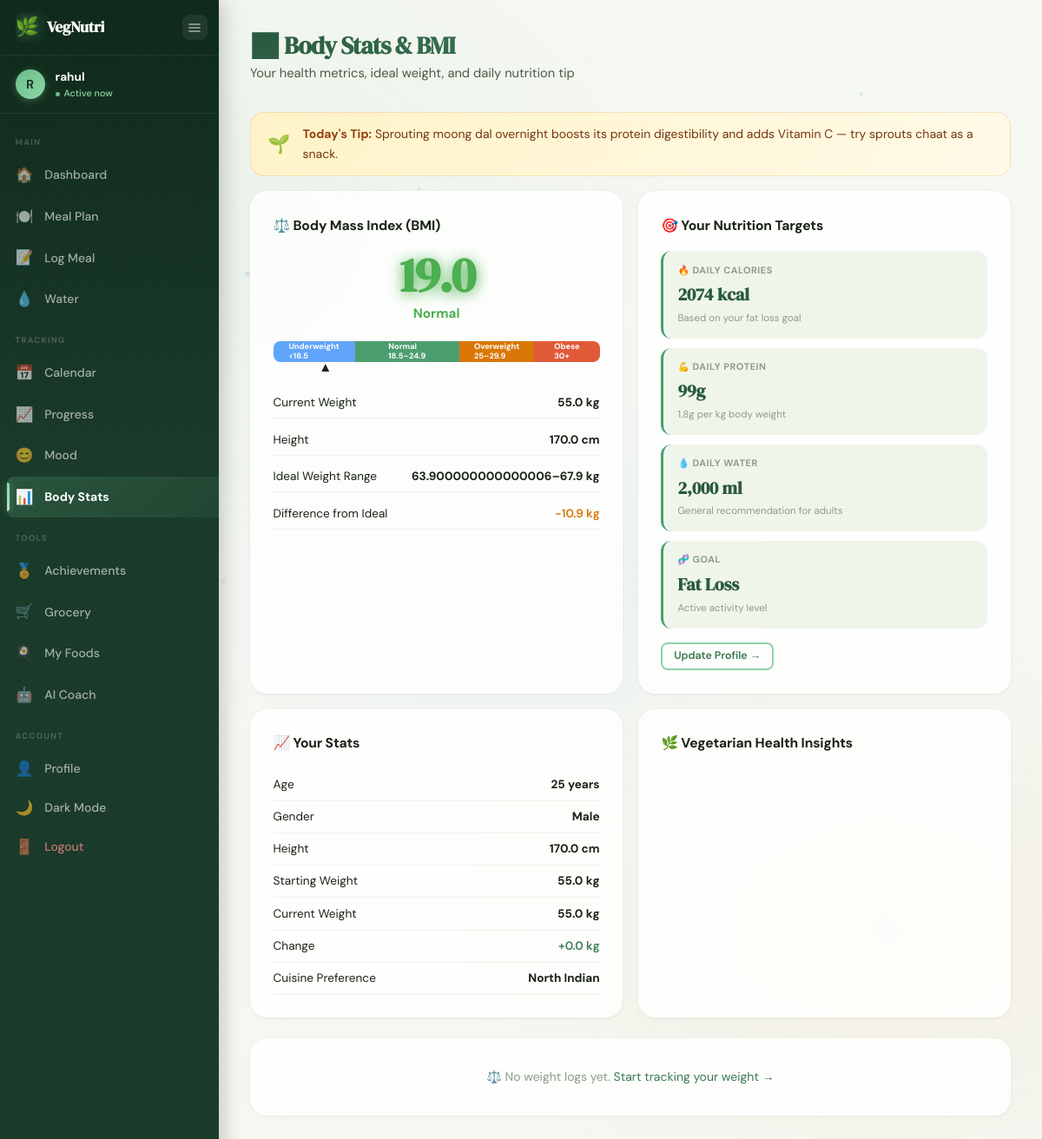
/stats (signed in), run on the app's committed database.
### tables this page shows
CREATE TABLE profiles (
        id INTEGER PRIMARY KEY AUTOINCREMENT, user_id INTEGER UNIQUE NOT NULL,
        age INTEGER, height REAL, weight REAL, gender TEXT,
        goal TEXT, activity_level TEXT, cuisine_preference TEXT,
        allergies TEXT, cooking_time INTEGER,
        daily_calories INTEGER, daily_protein INTEGER,
        FOREIGN KEY (user_id) REFERENCES users(id)
    );

### app.py (the view)
@app.route('/stats')
def body_stats():
    if 'user_id' not in session: return redirect(url_for('login'))
    conn = get_db()
    profile = conn.execute('SELECT * FROM profiles WHERE user_id=?',(session['user_id'],)).fetchone()
    if not profile:
        conn.close()
        flash('Complete your profile first.','warning')
        return redirect(url_for('setup_profile'))
    wt_logs = conn.execute('SELECT * FROM weight_logs WHERE user_id=? ORDER BY log_date DESC LIMIT 30',
                           (session['user_id'],)).fetchall()
    conn.close()
    current_weight = wt_logs[0]['weight'] if wt_logs else profile['weight']
    bmi_stats = calc_bmi_stats(profile['height'], current_weight, profile['age'], profile['gender'])
    tip = get_tip_of_day()
    return render_template('body_stats.html', profile=profile, bmi_stats=bmi_stats,
                           current_weight=current_weight, wt_logs=wt_logs, tip=tip)

### app.py (called while the page is built)
def get_db():
    conn = sqlite3.connect(DATABASE)
    conn.row_factory = sqlite3.Row
    return conn

def get_tip_of_day():
    day_of_year = date.today().timetuple().tm_yday
    return DAILY_TIPS[day_of_year % len(DAILY_TIPS)]

def calc_bmi_stats(height_cm, weight_kg, age, gender):
    h = height_cm / 100
    bmi = round(weight_kg / (h*h), 1)
    if   bmi < 18.5: cat = ('Underweight','#2196F3')
    elif bmi < 25.0: cat = ('Normal','#4CAF50')
    elif bmi < 30.0: cat = ('Overweight','#FF9800')
    else:            cat = ('Obese','#F44336')
    if gender == 'male':
        ideal = 50 + 2.3 * ((height_cm - 152.4) / 2.54)
    else:
        ideal = 45.5 + 2.3 * ((height_cm - 152.4) / 2.54)
    ideal = round(max(ideal, 40), 1)
    to_ideal = round(weight_kg - ideal, 1)
    return {'bmi': bmi, 'category': cat[0], 'color': cat[1],
            'ideal_weight': ideal, 'diff_from_ideal': to_ideal}

### templates/body_stats.html (shortened to what this page needs)
{% extends 'base.html' %}
{% block content %}
<div class="page-header">
  <h1>📊 Body Stats & BMI</h1>
  <p>Your health metrics, ideal weight, and daily nutrition tip</p>
</div>
<div class="tip-banner">
  <span class="tip-icon">{{ tip.icon }}</span>
  <div class="tip-text"><strong>Today's Tip:</strong> {{ tip.tip }}</div>
</div>
<div class="stats-hero-grid">
  <div class="card bmi-card">
    <h3>⚖️ Body Mass Index (BMI)</h3>
    <div class="bmi-display">
      <div class="bmi-number" style="color:{{ bmi_stats.color }}">{{ bmi_stats.bmi }}</div>
      <div class="bmi-cat" style="color:{{ bmi_stats.color }}">{{ bmi_stats.category }}</div>
    </div>
    <div class="bmi-scale">
      <div class="bmi-scale-bar">
        <div class="bmi-zone under" style="width:25%">Underweight<br>&lt;18.5</div>
        <div class="bmi-zone normal" style="width:32%">Normal<br>18.5–24.9</div>
        <div class="bmi-zone over" style="width:23%">Overweight<br>25–29.9</div>
        <div class="bmi-zone obese" style="width:20%">Obese<br>30+</div>
      </div>
      {% set bmi_pct = [((bmi_stats.bmi - 15) / (40 - 15) * 100)|int, 100]|min %}
      {% set bmi_pct = [bmi_pct, 0]|max %}
      <div class="bmi-marker" style="left:{{ bmi_pct }}%">▲</div>
    </div>
    <div class="bmi-details">
      <div class="bmi-detail-row">
        <span>Current Weight</span><strong>{{ current_weight }} kg</strong>
      </div>
      <div class="bmi-detail-row">
        <span>Height</span><strong>{{ profile.height }} cm</strong>
      </div>
      <div class="bmi-detail-row">
        <span>Ideal Weight Range</span>
        <strong>{{ bmi_stats.ideal_weight - 2 }}–{{ bmi_stats.ideal_weight + 2 }} kg</strong>
      </div>
      <div class="bmi-detail-row">
        <span>Difference from Ideal</span>
        <strong class="{{ 'text-green' if bmi_stats.diff_from_ideal|abs < 2 else 'text-orange' }}">
          {{ '%+.1f'|format(bmi_stats.diff_from_ideal) }} kg
        </strong>
      </div>
    </div>
  </div>
  <div class="card">
    <h3>🎯 Your Nutrition Targets</h3>
    <div class="targets-list">
      <div class="target-row">
        <div class="target-label">🔥 Daily Calories</div>
        <div class="target-value">{{ profile.daily_calories }} kcal</div>
        <div class="target-sub">Based on your {{ profile.goal.replace('_',' ') }} goal</div>
      </div>
      <div class="target-row">
        <div class="target-label">💪 Daily Protein</div>
        <div class="target-value">{{ profile.daily_protein }}g</div>
        <div class="target-sub">{{ "%.1f"|format(profile.daily_protein / current_weight) }}g per kg body weight</div>
      </div>
      <div class="target-row">
        <div class="target-label">💧 Daily Water</div>
        <div class="target-value">2,000 ml</div>
        <div class="target-sub">General recommendation for adults</div>
      </div>
      <div class="target-row">
        <div class="target-label">🧬 Goal</div>
        <div class="target-value">{{ profile.goal.replace('_',' ').title() }}</div>
        <div class="target-sub">{{ profile.activity_level.replace('_',' ').title() }} activity level</div>
      </div>
    </div>
    <a href="{{ url_for('setup_profile') }}" class="btn btn-outline btn-sm" style="margin-top:1rem">Update Profile →</a>
  </div>
  <div class="card">
    <h3>📈 Your Stats</h3>
    <div class="stats-facts">
      <div class="sf-row"><span>Age</span><strong>{{ profile.age }} years</strong></div>
      <div class="sf-row"><span>Gender</span><strong>{{ profile.gender.title() }}</strong></div>
      <div class="sf-row"><span>Height</span><strong>{{ profile.height }} cm</strong></div>
      <div class="sf-row"><span>Starting Weight</span><strong>{{ profile.weight }} kg</strong></div>
      <div class="sf-row"><span>Current Weight</span><strong>{{ current_weight }} kg</strong></div>
      <div class="sf-row"><span>Change</span>
        <strong class="{{ 'text-green' if (current_weight - profile.weight) <= 0 else 'text-orange' }}">
          {{ '%+.1f'|format(current_weight - profile.weight) }} kg
        </strong>
      </div>
      <div class="sf-row"><span>Cuisine Preference</span><strong>{{ profile.cuisine_preference.replace('_',' ').title() }}</strong></div>
    </div>
  </div>
  <div class="card">
    <h3>🌿 Vegetarian Health Insights</h3>
    <div class="health-insights">
    </div>
  </div>
</div>
{% if wt_logs %}
<div class="card mt-1">
  <div class="card-header">
    <h3>📉 Weight History</h3>
    <a href="{{ url_for('progress') }}" class="btn btn-sm">Log Weight →</a>
  </div>
  <canvas id="weightChart" height="160"></canvas>
</div>
{% else %}
<div class="card mt-1 empty-state">
  <p>⚖️ No weight logs yet. <a href="{{ url_for('progress') }}">Start tracking your weight →</a></p>
</div>
{% endif %}
{% endblock %}

### templates/base.html (shortened to what this page needs)
<!DOCTYPE html>
<html lang="en" data-theme="">
<head>
  <link rel="stylesheet" href="{{ url_for('static', filename='css/style.css') }}"/>
  <link rel="stylesheet" href="{{ url_for('static', filename='css/enhancements.css') }}"/>
</head>
<body>
{% if session.user_id %}
<aside class="sidebar" id="sidebar">
  <div class="sidebar-header">
    <a href="{{ url_for('dashboard') }}" class="sb-brand">
      <span class="sb-brand-icon">🌿</span>
      <span class="sb-brand-text">VegNutri</span>
    </a>
    <button class="sb-collapse-btn" onclick="toggleSidebar()" title="Collapse sidebar">
      <svg width="16" height="16" viewBox="0 0 24 24" fill="none" stroke="currentColor" stroke-width="2.5" stroke-linecap="round">
        <line x1="3" y1="6" x2="21" y2="6"/><line x1="3" y1="12" x2="21" y2="12"/><line x1="3" y1="18" x2="21" y2="18"/>
      </svg>
    </button>
  </div>
  <div class="sb-user">
    <div class="sb-avatar">{{ session.username[0]|upper }}</div>
    <div class="sb-user-info">
      <div class="sb-username">{{ session.username }}</div>
      <div class="sb-user-sub">Active now</div>
    </div>
  </div>
  <nav class="sb-nav">
    <div class="sb-section">MAIN</div>
    <a href="{{ url_for('dashboard') }}"          class="sb-link {% if request.endpoint=='dashboard' %}active{% endif %}"><span class="sb-icon">🏠</span><span class="sb-text">Dashboard</span></a>
    <a href="{{ url_for('meal_plan') }}"          class="sb-link {% if request.endpoint=='meal_plan' %}active{% endif %}"><span class="sb-icon">🍽️</span><span class="sb-text">Meal Plan</span></a>
    <a href="{{ url_for('log_meal') }}"           class="sb-link {% if request.endpoint=='log_meal' %}active{% endif %}"><span class="sb-icon">📝</span><span class="sb-text">Log Meal</span></a>
    <a href="{{ url_for('water') }}"              class="sb-link {% if request.endpoint=='water' %}active{% endif %}"><span class="sb-icon">💧</span><span class="sb-text">Water</span></a>
    <div class="sb-section">TRACKING</div>
    <a href="{{ url_for('nutrition_calendar') }}" class="sb-link {% if request.endpoint=='nutrition_calendar' %}active{% endif %}"><span class="sb-icon">📅</span><span class="sb-text">Calendar</span></a>
    <a href="{{ url_for('progress') }}"           class="sb-link {% if request.endpoint=='progress' %}active{% endif %}"><span class="sb-icon">📈</span><span class="sb-text">Progress</span></a>
    <a href="{{ url_for('mood_tracker') }}"       class="sb-link {% if request.endpoint=='mood_tracker' %}active{% endif %}"><span class="sb-icon">😊</span><span class="sb-text">Mood</span></a>
    <a href="{{ url_for('body_stats') }}"         class="sb-link {% if request.endpoint=='body_stats' %}active{% endif %}"><span class="sb-icon">📊</span><span class="sb-text">Body Stats</span></a>
    <div class="sb-section">TOOLS</div>
    <a href="{{ url_for('achievements') }}"       class="sb-link {% if request.endpoint=='achievements' %}active{% endif %}"><span class="sb-icon">🏅</span><span class="sb-text">Achievements</span></a>
    <a href="{{ url_for('grocery') }}"            class="sb-link {% if request.endpoint=='grocery' %}active{% endif %}"><span class="sb-icon">🛒</span><span class="sb-text">Grocery</span></a>
    <a href="{{ url_for('my_foods') }}"           class="sb-link {% if request.endpoint=='my_foods' %}active{% endif %}"><span class="sb-icon">🍳</span><span class="sb-text">My Foods</span></a>
    <a href="{{ url_for('ai_coach') }}"           class="sb-link {% if request.endpoint=='ai_coach' %}active{% endif %}"><span class="sb-icon">🤖</span><span class="sb-text">AI Coach</span></a>
    <div class="sb-section">ACCOUNT</div>
    <a href="{{ url_for('setup_profile') }}"      class="sb-link {% if request.endpoint=='setup_profile' %}active{% endif %}"><span class="sb-icon">👤</span><span class="sb-text">Profile</span></a>
    <button onclick="toggleDarkMode()" class="sb-link sb-link-btn"><span class="sb-icon">🌙</span><span class="sb-text">Dark Mode</span></button>
    <a href="{{ url_for('logout') }}"             class="sb-link sb-link-danger"><span class="sb-icon">🚪</span><span class="sb-text">Logout</span></a>
  </nav>
</aside>
{% endif %}
<main class="main-content {% if not session.user_id %}no-sidebar{% endif %}" id="mainContent">
  {% block content %}{% endblock %}
</main>
</body>
</html>

### static/css/enhancements.css (style rules this page uses)
body::before { content: ''; position: fixed; inset: 0; z-index: -2; background: radial-gradient(ellipse 600px 400px at 15% 20%, rgba(106,191,138,.08) 0%, transparent 100%), radial-gradient(ellipse 500px 350px at 85% 80%, rgba(217,119,6,.06) 0%, transparent 100%), radial-gradient(ellipse 400px 300px at 50% 50%, rgba(45,125,210,.04) 0%, transparent 100%); animation: meshFloat 20s ease-in-out infinite alternate; }
.page-header { animation: fadeUp .5s ease-out both; }
.page-header h1 { background: linear-gradient(135deg, var(--g800), var(--g600), var(--amber)); background-size: 200% 200%; -webkit-background-clip: text; -webkit-text-fill-color: transparent; background-clip: text; animation: gradient-shift 4s ease infinite; }
.page-header p { animation: fadeUp .5s ease-out .1s both; }
.card { background: rgba(255,255,255,.82) !important; backdrop-filter: blur(16px) saturate(1.4); -webkit-backdrop-filter: blur(16px) saturate(1.4); border: 1px solid rgba(255,255,255,.45) !important; animation: fadeUp .5s ease-out both; transition: all .3s cubic-bezier(.4,0,.2,1) !important; }
.sidebar { background: linear-gradient(180deg, #0f2a1a 0%, var(--g900) 40%, #1a3a2a 100%) !important; }
.sb-brand-icon { animation: float 3s ease-in-out infinite; }
.sb-avatar { animation: pulse-glow 3s ease-in-out infinite; transition: transform .3s ease; }
.sb-link { border-radius: 8px; margin: 1px 8px; padding-left: calc(1.1rem - 8px) !important; padding-right: calc(1.1rem - 8px) !important; }
.sb-link.active { background: linear-gradient(135deg, rgba(106,191,138,.2), rgba(106,191,138,.08)) !important; box-shadow: inset 0 0 12px rgba(106,191,138,.06); }
.sb-link.active::before { background: linear-gradient(180deg, var(--g400), var(--g300)) !important; box-shadow: 0 0 8px rgba(138,212,166,.5); }
.btn { position: relative; overflow: hidden; }
.btn::after { content: ''; position: absolute; top: 50%; left: 50%; width: 0; height: 0; background: rgba(255,255,255,.2); border-radius: 50%; transform: translate(-50%, -50%); transition: width .4s ease, height .4s ease; }
.tip-banner, .streak-banner { animation: fadeUp .5s ease-out .15s both; position: relative; overflow: hidden; }
.tip-banner::before, .streak-banner::before { content: ''; position: absolute; top: -50%; right: -20%; width: 120px; height: 120px; background: radial-gradient(circle, rgba(255,255,255,.12), transparent 70%); border-radius: 50%; pointer-events: none; }
.bmi-number { text-shadow: 0 2px 16px currentColor; transition: text-shadow .3s ease; }
.reveal-on-scroll { opacity: 0; transform: translateY(20px); transition: opacity .5s ease, transform .5s ease; }
.reveal-on-scroll.revealed { opacity: 1; transform: translateY(0); }

### data on the page
profiles: weight "55.0", height "170.0", daily_calories "2074", goal.replace "fat loss", daily_protein "99", profile.daily_protein/current_weight "1.8", goal.replace "Fat Loss", activity_level.replace "Active", age "25", gender "Male", current_weight-profile.weight "+0.0", cuisine_preference.replace "North Indian"

### other printed values
{{ session.username[0]|upper }} "R"
{{ session.username }} "rahul"
{{ tip.icon }} "🌱"
{{ tip.tip }} "Sprouting moong dal overnight boosts its protein digestibility and adds Vitamin C — try sprouts chaat as a snack."
{{ bmi_stats.bmi }} "19.0"
{{ bmi_stats.category }} "Normal"
{{ bmi_stats.ideal_weight - 2 }} "63.900000000000006"
{{ bmi_stats.ideal_weight + 2 }} "67.9"
{{ '%+.1f'|format(bmi_stats.diff_from_ideal) }} "-10.9"
